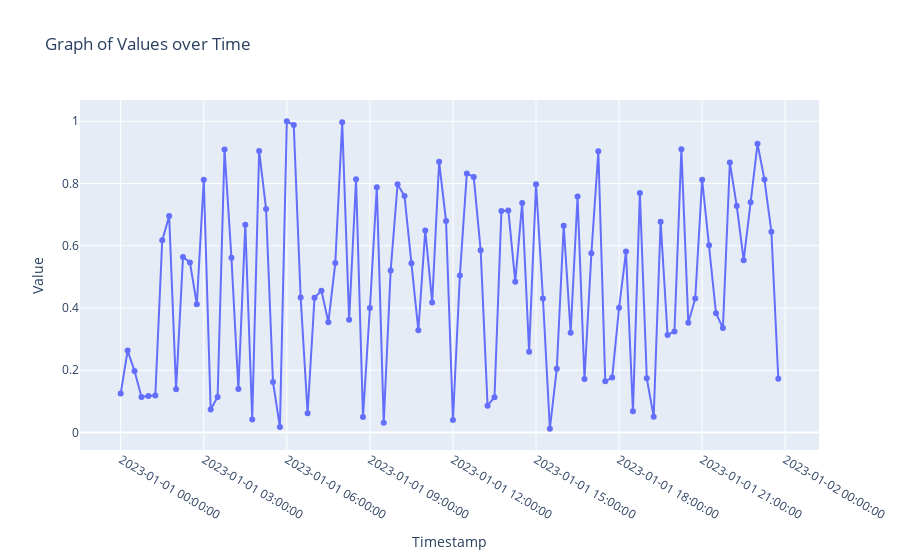

Notebook code for this chart:
### Code cell
import plotly.graph_objs as go
import pandas as pd
import numpy as np
from datetime import datetime, timedelta

# Generate sample data
timestamps = pd.date_range(start='2023-01-01', periods=96, freq='15T')
values = np.random.random(size=96)

# Create a DataFrame
df = pd.DataFrame({'Timestamp': timestamps, 'Value': values})

# Create the plot
fig = go.Figure()

# Add a line plot
fig.add_trace(go.Scatter(x=df['Timestamp'], y=df['Value'], mode='lines', name='Values'))

# Update layout
fig.update_layout(
    title='Graph of Values over Time',
    xaxis_title='Timestamp',
    yaxis_title='Value',
    xaxis=dict(
        tickformat='%Y-%m-%d %H:%M:%S',
        dtick=3600000*3  # tick every 3 hours
    )
)

# Show the plot
fig.show()
